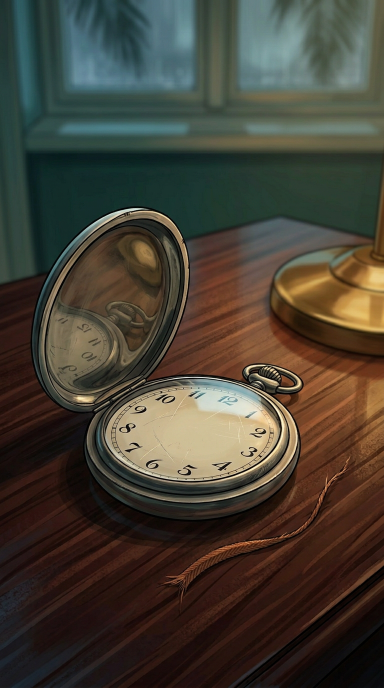
#> input picture new_channel_detective_timeglass/episodes/florida_hotel_mystery_001/phase3/12_watch_thread_final_clues.png, 768 x 1376 px (shown at 1/2 size)
$ python -i render_end_camera_study.py   (imports and definitions only)
#> lines starting #> are read from the running program, lines starting #| are printed output that depends on the picture
"""Image-only visual ending camera study, not a finished 4K or word-synced episode.
Three original paintings + moving crop and rain overlay; no character animation.
Pillow and imageio-ffmpeg required. Edits to this motion study can be made after review.
"""
from pathlib import Path
import math, subprocess
from PIL import Image, ImageDraw, ImageFilter
import imageio_ffmpeg

HERE=Path(__file__).resolve().parent
EP=HERE.parent
# [1 line that did not run here, left out]
W,H,FPS,DUR=720,1280,24,4.5
N=int(FPS*DUR)
# [4 lines not run here, left out]

def smooth(t):return t*t*(3-2*t)
def render(im,z,cx,cy):
    iw,ih=im.size
    cw=min(iw,round(iw/z)); ch=min(ih,round(cw*H/W))
    if ch>ih:
        ch=min(ih,round(ih/z));cw=round(ch*W/H)
    x=min(max(0,round(cx-cw/2)),iw-cw)
    y=min(max(0,round(cy-ch/2)),ih-ch)
    return im.crop((x,y,x+cw,y+ch)).resize((W,H),Image.Resampling.BICUBIC)

def frame(i):
    t=i/FPS
    if t<1.05:
        p=t/1.05; e=p*p
        out=render(imgs[0],1+0.85*e,384+26*e,716+98*e)
        # The macro clue rushes into frame on its last few frames.
        if t>0.88:out=out.filter(ImageFilter.GaussianBlur(2.5*(t-.88)/.17))
    elif t<1.55:
        p=(t-1.05)/.50;e=smooth(p)
        out=render(imgs[1],1.22-.22*e,390-6*e,665+22*e)
        if p<.18:out=out.filter(ImageFilter.GaussianBlur(2*(.18-p)/.18))
    else:
        p=min(1,(t-1.55)/2.38);e=smooth(p)
        out=render(imgs[2],2.35-1.35*e,458-74*e,556+132*e)
        if p<.035:out=out.filter(ImageFilter.GaussianBlur(3*(.035-p)/.035))
    # Separate sparse original rain overlay, timed downward, not animation of people.
    rain=Image.new('RGBA',(W,H));d=ImageDraw.Draw(rain)
    for k in range(68):
        x=(k*327+31*k*k)%W
        y=((k*491+math.floor(t*560))%(H+140))-70
        alpha=18+((k*13)%25)
        d.line((x,y,x+3,y+21+(k%14)),fill=(192,216,213,alpha),width=1)
    out=Image.alpha_composite(out.convert('RGBA'),rain).convert('RGB')
    return out

raw=HERE/'PHASE3_END_CAMERA_SILENT_TMP.mp4'
# [3 lines that did not run here, left out]
# [1 line that did not run here, left out]
# [7 lines not run here, left out]

bed=EP/'audio/percussion_air_draft.mp3'
out=HERE/'PHASE3_END_CAMERA_STUDY_720x1280.mp4'
# [6 lines not run here, left out]

>>> import cv2
>>> picture = cv2.imread('12_watch_thread_final_clues.png', cv2.IMREAD_GRAYSCALE)
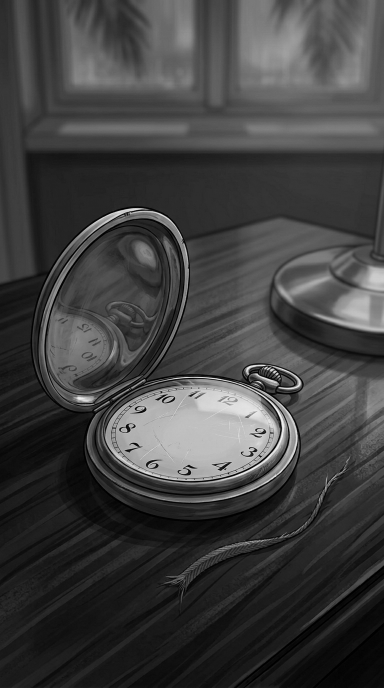
#> picture: shape (1376, 768) (shown at 1/2 size); min 0, max 255, mean 64.2
>>> result = frame(picture)
#> (the run stopped early here; a loop or call above may not have finished)
